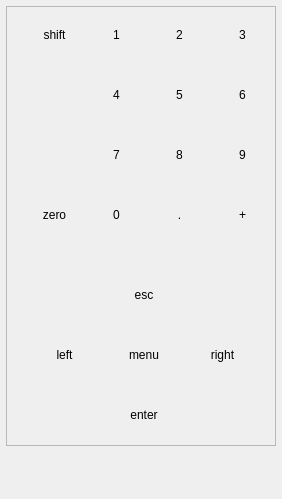
  <widget class="QDockWidget" name="keypadDockWidget">
   <property name="minimumSize">
    <size>
     <width>282</width>
     <height>499</height>
    </size>
   </property>
   <property name="font">
    <font>
     <family>Segoe UI</family>
     <pointsize>9</pointsize>
    </font>
   </property>
   <property name="floating">
    <bool>false</bool>
   </property>
   <property name="allowedAreas">
    <set>Qt::LeftDockWidgetArea|Qt::RightDockWidgetArea</set>
   </property>
   <property name="windowTitle">
    <string>Keypad</string>
   </property>
   <attribute name="dockWidgetArea">
    <number>2</number>
   </attribute>
   <widget class="QWidget" name="keypadDockWidgetContents">
    <property name="minimumSize">
     <size>
      <width>282</width>
      <height>450</height>
     </size>
    </property>
    <layout class="QVBoxLayout" name="keypadLayout">
     <property name="spacing">
      <number>0</number>
     </property>
     <property name="leftMargin">
      <number>6</number>
     </property>
     <property name="topMargin">
      <number>6</number>
     </property>
     <property name="rightMargin">
      <number>6</number>
     </property>
     <property name="bottomMargin">
      <number>6</number>
     </property>
     <item>
      <widget class="QFrame" name="keypadFrame">
       <property name="sizePolicy">
        <sizepolicy hsizetype="Fixed" vsizetype="Fixed">
         <horstretch>0</horstretch>
         <verstretch>0</verstretch>
        </sizepolicy>
       </property>
       <property name="minimumSize">
        <size>
         <width>270</width>
         <height>440</height>
        </size>
       </property>
       <property name="frameShape">
        <enum>QFrame::StyledPanel</enum>
       </property>
       <property name="frameShadow">
        <enum>QFrame::Raised</enum>
       </property>
       <widget class="QToolButton" name="key_zero">
        <property name="geometry">
         <rect>
          <x>20</x>
          <y>180</y>
          <width>57</width>
          <height>57</height>
         </rect>
        </property>
        <property name="focusPolicy">
         <enum>Qt::NoFocus</enum>
        </property>
        <property name="text">
         <string>zero</string>
        </property>
        <property name="icon">
         <iconset resource="magnetdaq.qrc">
          <normaloff>:/magnetdaq/Resources/Key-zero@2x.png</normaloff>:/magnetdaq/Resources/Key-zero@2x.png</iconset>
        </property>
        <property name="iconSize">
         <size>
          <width>57</width>
          <height>57</height>
         </size>
        </property>
        <property name="shortcut">
         <string>Z</string>
        </property>
        <property name="toolButtonStyle">
         <enum>Qt::ToolButtonIconOnly</enum>
        </property>
        <property name="autoRaise">
         <bool>true</bool>
        </property>
        <property name="arrowType">
         <enum>Qt::NoArrow</enum>
        </property>
       </widget>
       <widget class="QToolButton" name="key_0">
        <property name="geometry">
         <rect>
          <x>82</x>
          <y>180</y>
          <width>57</width>
          <height>57</height>
         </rect>
        </property>
        <property name="focusPolicy">
         <enum>Qt::NoFocus</enum>
        </property>
        <property name="toolTip">
         <string>0 : Vs or Vm</string>
        </property>
        <property name="text">
         <string>0</string>
        </property>
        <property name="icon">
         <iconset resource="magnetdaq.qrc">
          <normaloff>:/magnetdaq/Resources/Key-0@2x.png</normaloff>:/magnetdaq/Resources/Key-0@2x.png</iconset>
        </property>
        <property name="iconSize">
         <size>
          <width>57</width>
          <height>57</height>
         </size>
        </property>
        <property name="shortcut">
         <string>0</string>
        </property>
        <property name="toolButtonStyle">
         <enum>Qt::ToolButtonIconOnly</enum>
        </property>
        <property name="autoRaise">
         <bool>true</bool>
        </property>
        <property name="arrowType">
         <enum>Qt::NoArrow</enum>
        </property>
       </widget>
       <widget class="QToolButton" name="key_7">
        <property name="geometry">
         <rect>
          <x>82</x>
          <y>120</y>
          <width>57</width>
          <height>57</height>
         </rect>
        </property>
        <property name="focusPolicy">
         <enum>Qt::NoFocus</enum>
        </property>
        <property name="toolTip">
         <string>7 : Field Units</string>
        </property>
        <property name="text">
         <string>7</string>
        </property>
        <property name="icon">
         <iconset resource="magnetdaq.qrc">
          <normaloff>:/magnetdaq/Resources/Key-7@2x.png</normaloff>:/magnetdaq/Resources/Key-7@2x.png</iconset>
        </property>
        <property name="iconSize">
         <size>
          <width>57</width>
          <height>57</height>
         </size>
        </property>
        <property name="shortcut">
         <string>7</string>
        </property>
        <property name="toolButtonStyle">
         <enum>Qt::ToolButtonIconOnly</enum>
        </property>
        <property name="autoRaise">
         <bool>true</bool>
        </property>
        <property name="arrowType">
         <enum>Qt::NoArrow</enum>
        </property>
       </widget>
       <widget class="QToolButton" name="key_4">
        <property name="geometry">
         <rect>
          <x>82</x>
          <y>60</y>
          <width>57</width>
          <height>57</height>
         </rect>
        </property>
        <property name="focusPolicy">
         <enum>Qt::NoFocus</enum>
        </property>
        <property name="toolTip">
         <string>4 : Increment Field</string>
        </property>
        <property name="text">
         <string>4</string>
        </property>
        <property name="icon">
         <iconset resource="magnetdaq.qrc">
          <normaloff>:/magnetdaq/Resources/Key-4@2x.png</normaloff>:/magnetdaq/Resources/Key-4@2x.png</iconset>
        </property>
        <property name="iconSize">
         <size>
          <width>57</width>
          <height>57</height>
         </size>
        </property>
        <property name="shortcut">
         <string>4</string>
        </property>
        <property name="toolButtonStyle">
         <enum>Qt::ToolButtonIconOnly</enum>
        </property>
        <property name="autoRaise">
         <bool>true</bool>
        </property>
        <property name="arrowType">
         <enum>Qt::NoArrow</enum>
        </property>
       </widget>
       <widget class="QToolButton" name="key_5">
        <property name="geometry">
         <rect>
          <x>145</x>
          <y>60</y>
          <width>57</width>
          <height>57</height>
         </rect>
        </property>
        <property name="focusPolicy">
         <enum>Qt::NoFocus</enum>
        </property>
        <property name="toolTip">
         <string>5 : Field or Current</string>
        </property>
        <property name="text">
         <string>5</string>
        </property>
        <property name="icon">
         <iconset resource="magnetdaq.qrc">
          <normaloff>:/magnetdaq/Resources/Key-5@2x.png</normaloff>:/magnetdaq/Resources/Key-5@2x.png</iconset>
        </property>
        <property name="iconSize">
         <size>
          <width>57</width>
          <height>57</height>
         </size>
        </property>
        <property name="shortcut">
         <string>5</string>
        </property>
        <property name="toolButtonStyle">
         <enum>Qt::ToolButtonIconOnly</enum>
        </property>
        <property name="autoRaise">
         <bool>true</bool>
        </property>
        <property name="arrowType">
         <enum>Qt::NoArrow</enum>
        </property>
       </widget>
       <widget class="QToolButton" name="key_9">
        <property name="geometry">
         <rect>
          <x>208</x>
          <y>120</y>
          <width>57</width>
          <height>57</height>
         </rect>
        </property>
        <property name="focusPolicy">
         <enum>Qt::NoFocus</enum>
        </property>
        <property name="toolTip">
         <string>9 : Stability</string>
        </property>
        <property name="text">
         <string>9</string>
        </property>
        <property name="icon">
         <iconset resource="magnetdaq.qrc">
          <normaloff>:/magnetdaq/Resources/Key-9@2x.png</normaloff>:/magnetdaq/Resources/Key-9@2x.png</iconset>
        </property>
        <property name="iconSize">
         <size>
          <width>57</width>
          <height>57</height>
         </size>
        </property>
        <property name="shortcut">
         <string>9</string>
        </property>
        <property name="toolButtonStyle">
         <enum>Qt::ToolButtonIconOnly</enum>
        </property>
        <property name="autoRaise">
         <bool>true</bool>
        </property>
        <property name="arrowType">
         <enum>Qt::NoArrow</enum>
        </property>
       </widget>
       <widget class="QToolButton" name="key_enter">
        <property name="geometry">
         <rect>
          <x>98</x>
          <y>380</y>
          <width>80</width>
          <height>57</height>
         </rect>
        </property>
        <property name="focusPolicy">
         <enum>Qt::NoFocus</enum>
        </property>
        <property name="text">
         <string>enter</string>
        </property>
        <property name="icon">
         <iconset resource="magnetdaq.qrc">
          <normaloff>:/magnetdaq/Resources/Key-enter@2x.png</normaloff>:/magnetdaq/Resources/Key-enter@2x.png</iconset>
        </property>
        <property name="iconSize">
         <size>
          <width>80</width>
          <height>57</height>
         </size>
        </property>
        <property name="shortcut">
         <string>Shift+Return</string>
        </property>
        <property name="toolButtonStyle">
         <enum>Qt::ToolButtonIconOnly</enum>
        </property>
        <property name="autoRaise">
         <bool>true</bool>
        </property>
        <property name="arrowType">
         <enum>Qt::NoArrow</enum>
        </property>
       </widget>
       <widget class="QToolButton" name="key_plusminus">
        <property name="geometry">
         <rect>
          <x>208</x>
          <y>180</y>
          <width>57</width>
          <height>57</height>
         </rect>
        </property>
        <property name="focusPolicy">
         <enum>Qt::NoFocus</enum>
        </property>
        <property name="text">
         <string>+</string>
        </property>
        <property name="icon">
         <iconset resource="magnetdaq.qrc">
          <normaloff>:/magnetdaq/Resources/Key-plusminus@2x.png</normaloff>:/magnetdaq/Resources/Key-plusminus@2x.png</iconset>
        </property>
        <property name="iconSize">
         <size>
          <width>57</width>
          <height>57</height>
         </size>
        </property>
        <property name="shortcut">
         <string>+</string>
        </property>
        <property name="toolButtonStyle">
         <enum>Qt::ToolButtonIconOnly</enum>
        </property>
        <property name="autoRaise">
         <bool>true</bool>
        </property>
        <property name="arrowType">
         <enum>Qt::NoArrow</enum>
        </property>
       </widget>
       <widget class="QToolButton" name="key_shift">
        <property name="geometry">
         <rect>
          <x>20</x>
          <y>0</y>
          <width>57</width>
          <height>57</height>
         </rect>
        </property>
        <property name="focusPolicy">
         <enum>Qt::NoFocus</enum>
        </property>
        <property name="text">
         <string>shift</string>
        </property>
        <property name="icon">
         <iconset resource="magnetdaq.qrc">
          <normaloff>:/magnetdaq/Resources/Key-shift@2x.png</normaloff>:/magnetdaq/Resources/Key-shift@2x.png</iconset>
        </property>
        <property name="iconSize">
         <size>
          <width>57</width>
          <height>57</height>
         </size>
        </property>
        <property name="shortcut">
         <string>Ctrl+S</string>
        </property>
        <property name="toolButtonStyle">
         <enum>Qt::ToolButtonIconOnly</enum>
        </property>
        <property name="autoRaise">
         <bool>true</bool>
        </property>
        <property name="arrowType">
         <enum>Qt::NoArrow</enum>
        </property>
       </widget>
       <widget class="QToolButton" name="key_esc">
        <property name="geometry">
         <rect>
          <x>98</x>
          <y>260</y>
          <width>80</width>
          <height>57</height>
         </rect>
        </property>
        <property name="focusPolicy">
         <enum>Qt::NoFocus</enum>
        </property>
        <property name="text">
         <string>esc</string>
        </property>
        <property name="icon">
         <iconset resource="magnetdaq.qrc">
          <normaloff>:/magnetdaq/Resources/Key-esc@2x.png</normaloff>:/magnetdaq/Resources/Key-esc@2x.png</iconset>
        </property>
        <property name="iconSize">
         <size>
          <width>80</width>
          <height>57</height>
         </size>
        </property>
        <property name="shortcut">
         <string>Esc</string>
        </property>
        <property name="toolButtonStyle">
         <enum>Qt::ToolButtonIconOnly</enum>
        </property>
        <property name="autoRaise">
         <bool>true</bool>
        </property>
        <property name="arrowType">
         <enum>Qt::NoArrow</enum>
        </property>
       </widget>
       <widget class="QToolButton" name="key_decimal">
        <property name="geometry">
         <rect>
          <x>145</x>
          <y>180</y>
          <width>57</width>
          <height>57</height>
         </rect>
        </property>
        <property name="focusPolicy">
         <enum>Qt::NoFocus</enum>
        </property>
        <property name="text">
         <string>.</string>
        </property>
        <property name="icon">
         <iconset resource="magnetdaq.qrc">
          <normaloff>:/magnetdaq/Resources/Key-decimal@2x.png</normaloff>:/magnetdaq/Resources/Key-decimal@2x.png</iconset>
        </property>
        <property name="iconSize">
         <size>
          <width>57</width>
          <height>57</height>
         </size>
        </property>
        <property name="shortcut">
         <string>.</string>
        </property>
        <property name="toolButtonStyle">
         <enum>Qt::ToolButtonIconOnly</enum>
        </property>
        <property name="autoRaise">
         <bool>true</bool>
        </property>
        <property name="arrowType">
         <enum>Qt::NoArrow</enum>
        </property>
       </widget>
       <widget class="QToolButton" name="key_6">
        <property name="geometry">
         <rect>
          <x>208</x>
          <y>60</y>
          <width>57</width>
          <height>57</height>
         </rect>
        </property>
        <property name="focusPolicy">
         <enum>Qt::NoFocus</enum>
        </property>
        <property name="toolTip">
         <string>6 : Decrement Field</string>
        </property>
        <property name="text">
         <string>6</string>
        </property>
        <property name="icon">
         <iconset resource="magnetdaq.qrc">
          <normaloff>:/magnetdaq/Resources/Key-6@2x.png</normaloff>:/magnetdaq/Resources/Key-6@2x.png</iconset>
        </property>
        <property name="iconSize">
         <size>
          <width>57</width>
          <height>57</height>
         </size>
        </property>
        <property name="shortcut">
         <string>6</string>
        </property>
        <property name="toolButtonStyle">
         <enum>Qt::ToolButtonIconOnly</enum>
        </property>
        <property name="autoRaise">
         <bool>true</bool>
        </property>
        <property name="arrowType">
         <enum>Qt::NoArrow</enum>
        </property>
       </widget>
       <widget class="QToolButton" name="key_right">
        <property name="geometry">
         <rect>
          <x>188</x>
          <y>320</y>
          <width>57</width>
          <height>57</height>
         </rect>
        </property>
        <property name="focusPolicy">
         <enum>Qt::NoFocus</enum>
        </property>
        <property name="text">
         <string>right</string>
        </property>
        <property name="icon">
         <iconset resource="magnetdaq.qrc">
          <normaloff>:/magnetdaq/Resources/Key-right@2x.png</normaloff>:/magnetdaq/Resources/Key-right@2x.png</iconset>
        </property>
        <property name="iconSize">
         <size>
          <width>57</width>
          <height>57</height>
         </size>
        </property>
        <property name="shortcut">
         <string>Right</string>
        </property>
        <property name="toolButtonStyle">
         <enum>Qt::ToolButtonIconOnly</enum>
        </property>
        <property name="autoRaise">
         <bool>true</bool>
        </property>
        <property name="arrowType">
         <enum>Qt::NoArrow</enum>
        </property>
       </widget>
       <widget class="QToolButton" name="key_2">
        <property name="geometry">
         <rect>
          <x>145</x>
          <y>0</y>
          <width>57</width>
          <height>57</height>
         </rect>
        </property>
        <property name="focusPolicy">
         <enum>Qt::NoFocus</enum>
        </property>
        <property name="toolTip">
         <string>2 : Voltage Limit</string>
        </property>
        <property name="text">
         <string>2</string>
        </property>
        <property name="icon">
         <iconset resource="magnetdaq.qrc">
          <normaloff>:/magnetdaq/Resources/Key-2@2x.png</normaloff>:/magnetdaq/Resources/Key-2@2x.png</iconset>
        </property>
        <property name="iconSize">
         <size>
          <width>57</width>
          <height>57</height>
         </size>
        </property>
        <property name="shortcut">
         <string>2</string>
        </property>
        <property name="toolButtonStyle">
         <enum>Qt::ToolButtonIconOnly</enum>
        </property>
        <property name="autoRaise">
         <bool>true</bool>
        </property>
        <property name="arrowType">
         <enum>Qt::NoArrow</enum>
        </property>
       </widget>
       <widget class="QToolButton" name="key_left">
        <property name="geometry">
         <rect>
          <x>30</x>
          <y>320</y>
          <width>57</width>
          <height>57</height>
         </rect>
        </property>
        <property name="focusPolicy">
         <enum>Qt::NoFocus</enum>
        </property>
        <property name="text">
         <string>left</string>
        </property>
        <property name="icon">
         <iconset resource="magnetdaq.qrc">
          <normaloff>:/magnetdaq/Resources/Key-left@2x.png</normaloff>:/magnetdaq/Resources/Key-left@2x.png</iconset>
        </property>
        <property name="iconSize">
         <size>
          <width>57</width>
          <height>57</height>
         </size>
        </property>
        <property name="shortcut">
         <string>Left</string>
        </property>
        <property name="toolButtonStyle">
         <enum>Qt::ToolButtonIconOnly</enum>
        </property>
        <property name="autoRaise">
         <bool>true</bool>
        </property>
        <property name="arrowType">
         <enum>Qt::NoArrow</enum>
        </property>
       </widget>
       <widget class="QToolButton" name="key_8">
        <property name="geometry">
         <rect>
          <x>145</x>
          <y>120</y>
          <width>57</width>
          <height>57</height>
         </rect>
        </property>
        <property name="focusPolicy">
         <enum>Qt::NoFocus</enum>
        </property>
        <property name="toolTip">
         <string>8 : Switch Current</string>
        </property>
        <property name="text">
         <string>8</string>
        </property>
        <property name="icon">
         <iconset resource="magnetdaq.qrc">
          <normaloff>:/magnetdaq/Resources/Key-8@2x.png</normaloff>:/magnetdaq/Resources/Key-8@2x.png</iconset>
        </property>
        <property name="iconSize">
         <size>
          <width>57</width>
          <height>57</height>
         </size>
        </property>
        <property name="shortcut">
         <string>8</string>
        </property>
        <property name="toolButtonStyle">
         <enum>Qt::ToolButtonIconOnly</enum>
        </property>
        <property name="autoRaise">
         <bool>true</bool>
        </property>
        <property name="arrowType">
         <enum>Qt::NoArrow</enum>
        </property>
       </widget>
       <widget class="QToolButton" name="key_menu">
        <property name="geometry">
         <rect>
          <x>98</x>
          <y>320</y>
          <width>80</width>
          <height>57</height>
         </rect>
        </property>
        <property name="focusPolicy">
         <enum>Qt::NoFocus</enum>
        </property>
        <property name="text">
         <string>menu</string>
        </property>
        <property name="icon">
         <iconset resource="magnetdaq.qrc">
          <normaloff>:/magnetdaq/Resources/Key-menu@2x.png</normaloff>:/magnetdaq/Resources/Key-menu@2x.png</iconset>
        </property>
        <property name="iconSize">
         <size>
          <width>80</width>
          <height>57</height>
         </size>
        </property>
        <property name="shortcut">
         <string>M</string>
        </property>
        <property name="toolButtonStyle">
         <enum>Qt::ToolButtonIconOnly</enum>
        </property>
        <property name="autoRaise">
         <bool>true</bool>
        </property>
        <property name="arrowType">
         <enum>Qt::NoArrow</enum>
        </property>
       </widget>
       <widget class="QToolButton" name="key_3">
        <property name="geometry">
         <rect>
          <x>208</x>
          <y>0</y>
          <width>57</width>
          <height>57</height>
         </rect>
        </property>
        <property name="focusPolicy">
         <enum>Qt::NoFocus</enum>
        </property>
        <property name="toolTip">
         <string>3 : Reset Quench</string>
        </property>
        <property name="text">
         <string>3</string>
        </property>
        <property name="icon">
         <iconset resource="magnetdaq.qrc">
          <normaloff>:/magnetdaq/Resources/Key-3@2x.png</normaloff>:/magnetdaq/Resources/Key-3@2x.png</iconset>
        </property>
        <property name="iconSize">
         <size>
          <width>57</width>
          <height>57</height>
         </size>
        </property>
        <property name="shortcut">
         <string>3</string>
        </property>
        <property name="toolButtonStyle">
         <enum>Qt::ToolButtonIconOnly</enum>
        </property>
        <property name="autoRaise">
         <bool>true</bool>
        </property>
        <property name="arrowType">
         <enum>Qt::NoArrow</enum>
        </property>
       </widget>
       <widget class="QToolButton" name="key_1">
        <property name="geometry">
         <rect>
          <x>82</x>
          <y>0</y>
          <width>57</width>
          <height>57</height>
         </rect>
        </property>
        <property name="focusPolicy">
         <enum>Qt::NoFocus</enum>
        </property>
        <property name="toolTip">
         <string>1 : Ramp Rate</string>
        </property>
        <property name="text">
         <string>1</string>
        </property>
        <property name="icon">
         <iconset resource="magnetdaq.qrc">
          <normaloff>:/magnetdaq/Resources/Key-1@2x.png</normaloff>:/magnetdaq/Resources/Key-1@2x.png</iconset>
        </property>
        <property name="iconSize">
         <size>
          <width>57</width>
          <height>57</height>
         </size>
        </property>
        <property name="shortcut">
         <string>1</string>
        </property>
        <property name="toolButtonStyle">
         <enum>Qt::ToolButtonIconOnly</enum>
        </property>
        <property name="autoRaise">
         <bool>true</bool>
        </property>
        <property name="arrowType">
         <enum>Qt::NoArrow</enum>
        </property>
       </widget>
       <widget class="KLed" name="shiftLED" native="true">
        <property name="geometry">
         <rect>
          <x>0</x>
          <y>8</y>
          <width>16</width>
          <height>16</height>
         </rect>
        </property>
        <property name="minimumSize">
         <size>
          <width>16</width>
          <height>16</height>
         </size>
        </property>
        <property name="maximumSize">
         <size>
          <width>16</width>
          <height>16</height>
         </size>
        </property>
       </widget>
      </widget>
     </item>
     <item>
      <spacer name="verticalSpacer_15">
       <property name="orientation">
        <enum>Qt::Vertical</enum>
       </property>
       <property name="sizeType">
        <enum>QSizePolicy::Expanding</enum>
       </property>
       <property name="sizeHint" stdset="0">
        <size>
         <width>20</width>
         <height>0</height>
        </size>
       </property>
      </spacer>
     </item>
    </layout>
   </widget>
  </widget>
